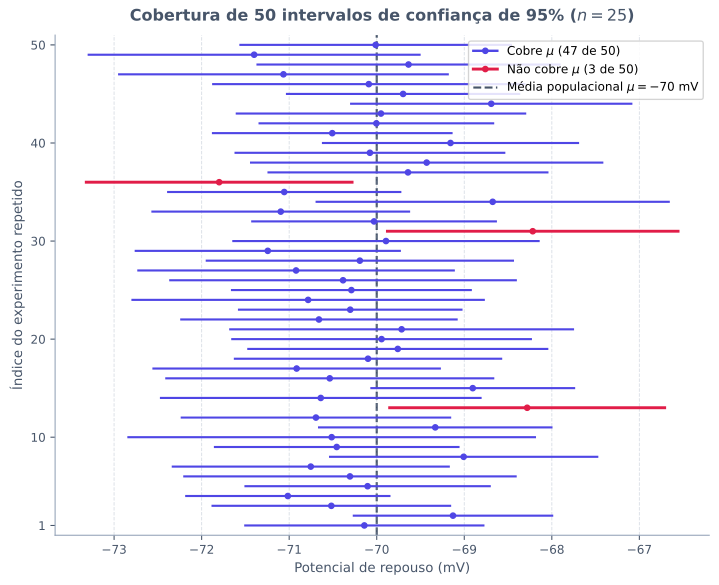

The Python source for this figure:
from pathlib import Path

import matplotlib.pyplot as plt
import numpy as np
from scipy import stats


def main() -> None:
    plt.rcParams["svg.fonttype"] = "none"

    rng = np.random.default_rng(42)
    mu_true = -70.0
    sigma_true = 4.0
    n_amostra = 25
    n_experimentos = 50
    t_critico = stats.t.ppf(0.975, df=n_amostra - 1)

    amostras = rng.normal(loc=mu_true, scale=sigma_true, size=(n_experimentos, n_amostra))
    medias = amostras.mean(axis=1)
    desvios = amostras.std(axis=1, ddof=1)
    margens = t_critico * (desvios / np.sqrt(n_amostra))

    lim_inf = medias - margens
    lim_sup = medias + margens
    cobre = (lim_inf <= mu_true) & (lim_sup >= mu_true)

    cor_texto = "#475569"
    cor_grade = "#94A3B8"
    cor_cobre = "#4F46E5"
    cor_fora = "#E11D48"

    fig, ax = plt.subplots(figsize=(7.6, 6.2))
    fig.patch.set_alpha(0.0)
    ax.patch.set_alpha(0.0)

    indices = np.arange(1, n_experimentos + 1)

    for idx, low, high, media, ok in zip(indices, lim_inf, lim_sup, medias, cobre):
        cor = cor_cobre if ok else cor_fora
        lw = 1.6 if ok else 2.2
        ax.hlines(y=idx, xmin=low, xmax=high, color=cor, linewidth=lw, zorder=2)
        ax.scatter([media], [idx], color=cor, s=16, zorder=3)

    # Alças artificiais para legenda garantida mesmo se todos cobrirem
    n_cobre = int(cobre.sum())
    n_fora = int((~cobre).sum())
    ax.plot([], [], color=cor_cobre, linewidth=1.8, marker="o", markersize=4, label=f"Cobre $\\mu$ ({n_cobre} de {n_experimentos})")
    ax.plot([], [], color=cor_fora, linewidth=2.2, marker="o", markersize=4, label=f"Não cobre $\\mu$ ({n_fora} de {n_experimentos})")
    ax.axvline(mu_true, color=cor_texto, linestyle="--", linewidth=1.6, zorder=1, label="Média populacional $\\mu = -70$ mV")

    ax.set_xlabel("Potencial de repouso (mV)", fontsize=10, color=cor_texto)
    ax.set_ylabel("Índice do experimento repetido", fontsize=10, color=cor_texto)
    ax.set_title("Cobertura de 50 intervalos de confiança de 95% ($n = 25$)", fontsize=12, fontweight="bold", color=cor_texto, pad=10)
    ax.set_yticks([1, 10, 20, 30, 40, 50])
    ax.set_ylim(0, n_experimentos + 1)
    ax.grid(True, axis="x", linestyle="--", linewidth=0.7, alpha=0.35, color=cor_grade)
    ax.spines["top"].set_visible(False)
    ax.spines["right"].set_visible(False)
    ax.spines["left"].set_color(cor_grade)
    ax.spines["bottom"].set_color(cor_grade)
    ax.tick_params(colors=cor_texto, labelsize=9)
    ax.legend(loc="upper right", frameon=True, framealpha=0.85, fontsize=9)

    fig.tight_layout()

    destino = Path(__file__).resolve().parent / "cobertura-ic.svg"
    fig.savefig(destino, format="svg", transparent=True, bbox_inches="tight")
    plt.close(fig)


if __name__ == "__main__":
    main()
